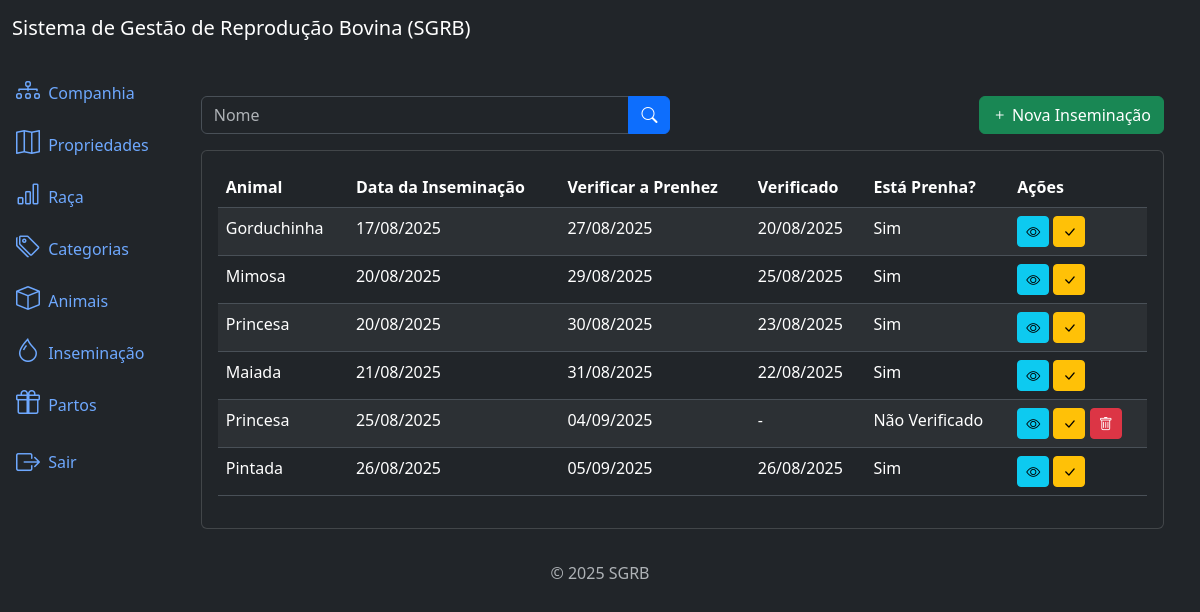
The app's page /inseminations/list/ (signed in), older data.
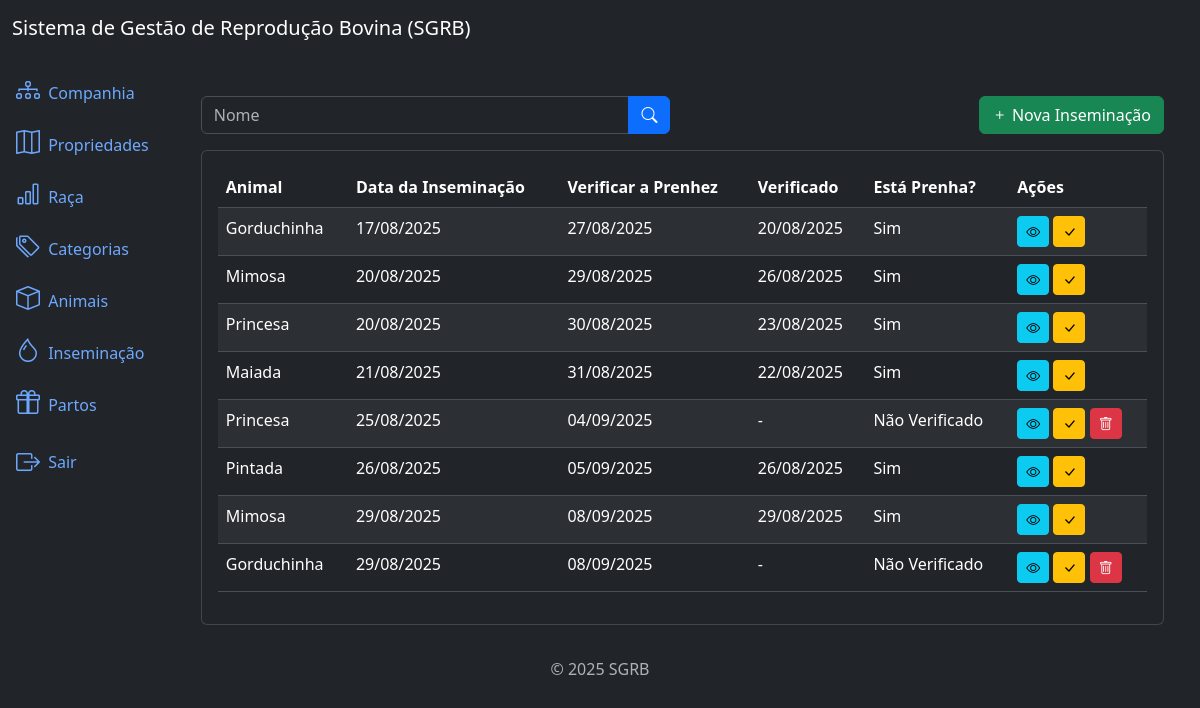
The same page, newer data.
### inseminations/models.py (models this page shows, shortened)
class Insemination(models.Model):
    animal = models.ForeignKey(Animal, on_delete=models.PROTECT, related_name='inseminations')  # noqa
    date_of_insemination = models.DateField()
    expected_pregnancy = models.DateField(null=True, blank=True)
    pregnancy_check = models.DateField(null=True, blank=True)
    is_pregnant = models.CharField(
        max_length=1,
        choices=PRENHEZ_CHOICES,
        null=True,
        blank=True
    )
    created_at = models.DateTimeField(auto_now_add=True)
    updated_at = models.DateTimeField(auto_now=True)
    class Meta:
        ordering = ['-created_at']

### animals/models.py (models this page shows, shortened)
class Animal(models.Model):
    name = models.CharField(max_length=100)
    birth = models.DateField(null=True, blank=True)
    farm = models.ForeignKey(Farm, on_delete=models.PROTECT, related_name='animais')  # noqa
    breed = models.ForeignKey(Breed, on_delete=models.PROTECT, related_name='animais')  # noqa
    category = models.ForeignKey(Category, on_delete=models.PROTECT, related_name='animais') # noqa
    created_at = models.DateTimeField(auto_now_add=True)
    updated_at = models.DateTimeField(auto_now=True)
    culling_date = models.DateField(null=True, blank=True,verbose_name='Data da Baixa')  # noqa
    culling_reason = models.CharField(
        max_length=2,
        choices=CULLING_REASON_CHOICES,
        null=True,
        blank=True,
    )
    class Meta:
        ordering = ['name']

### inseminations/views.py (the view)
# urls.py: path('inseminations/list/', views.InseminationListView.as_view(), name='insemination_list'),  # noqa
class InseminationListView(LoginRequiredMixin, PermissionRequiredMixin, ListView):  # noqa
    model = models.Insemination
    template_name = 'insemination_list.html'
    context_object_name = 'inseminations'
    paginate_by = 10
    permission_required = 'inseminations.view_insemination'  # nome da app ação (view) nome do model  # noqa
    def get_queryset(self):
        queryset = super().get_queryset()
        name = self.request.GET.get('name')
        if name:
            queryset = queryset.filter(name__icontains=name)
        queryset = queryset.order_by('expected_pregnancy')
        return queryset

### inseminations/templates/insemination_list.html (shortened to what this page needs)
{% extends 'base.html' %}
{% block content %}
  <div class="container mt-4">
    <div class="row mb-3">
      <div class="col-md-6">
        <form method="get" action="{% url 'insemination_list' %}">
          <div class="input-group">
            <input type="text" class="form-control" name="name" placeholder="Nome" value="{{ request.GET.name }}" />
            <button type="submit" class="btn btn-primary"><i class="bi bi-search"></i></button>
          </div>
        </form>
      </div>
      <div class="col-md-6">
        <a href="{% url 'insemination_create' %}" class="btn btn-success float-end"><i class="bi bi-plus"></i> Nova Inseminação</a>
      </div>
    </div>
    <div class="card">
      <div class="card-body">
        {% if inseminations %}
          <table class="table table-striped">
            <thead>
              <tr>
                <th>Animal</th>
                <th>Data da Inseminação</th>
                <th>Verificar a Prenhez</th>
                <th>Verificado</th>
                <th>Está Prenha?</th>
                <th>Ações</th>
              </tr>
            </thead>
            <tbody>
              {% for insemination in inseminations %}
                <tr>
                  <td>{{ insemination.animal.name }}</td>
                  <td>{{ insemination.date_of_insemination|date:'d/m/Y' }}</td>
                  <td>
                    {% if insemination.expected_pregnancy %}
                      {{ insemination.expected_pregnancy|date:'d/m/Y' }}
                    {% else %}
                      -
                    {% endif %}
                  </td>
                  <td>
                    {% if insemination.pregnancy_check %}
                      {{ insemination.pregnancy_check|date:'d/m/Y' }}
                    {% else %}
                      -
                    {% endif %}
                  </td>
                  <td>
                    {% if insemination.is_pregnant %}
                      {{ insemination.get_is_pregnant_display }}
                    {% else %}
                      Não Verificado
                    {% endif %}
                  </td>
                  <td>
                    <a href="{% url 'insemination_detail' insemination.id %}" class="btn btn-info btn-sm"><i class="bi bi-eye"></i></a>
                    <a href="{% url 'insemination_check' insemination.id %}" class="btn btn-warning btn-sm"><i class="bi bi-check-lg"></i></a>
                    {% if insemination.is_pregnant is None %}
                      <a href="{% url 'insemination_delete' insemination.id %}" class="btn btn-danger btn-sm">
                        <i class="bi bi-trash"></i>
                      </a>
                    {% endif %}
                  </td>
                </tr>
              {% endfor %}
            </tbody>
          </table>
        {% else %}
          <p>Nenhuma inseminação registrada.</p>
        {% endif %}
      </div>
    </div>
  </div>
{% endblock %}

### app/templates/base.html (shortened to what this page needs)
<!DOCTYPE html>
<html lang="pt-br" data-bs-theme="dark">
<head>
  <link href="https://cdn.jsdelivr.net/npm/bootstrap@5.3.3/dist/css/bootstrap.min.css" rel="stylesheet">
  <link rel="stylesheet" href="https://cdn.jsdelivr.net/npm/bootstrap-icons@1.11.3/font/bootstrap-icons.min.css">
</head>
<body>
  {% include 'components/_header.html' %}
  <div class="container-fluid">
    {% if user.is_authenticated %}
      {% include 'components/_sidebar.html' %}
    {% endif %}
    <div class="col py-3">
      <div class="container mt-4">
        <main>
          {% block content %}
          {% endblock %}
        </main>
      </div>
    </div>
  </div>
  </div>
  {% include 'components/_footer.html' %}
</body>
</html>

### app/templates/components/_header.html
<nav class="navbar navbar-expand-lg navbar-light bg-dark">
  <div class="container-fluid">
    <a class="navbar-brand text-white" href="#">Sistema de Gestão de Reprodução Bovina (SGRB)</a>
  </div>
</nav>

### app/templates/components/_sidebar.html (shortened to what this page needs)
<div class="row flex-nowrap">
  <div class="col-auto col-md-0 col-xl-0 px-0 bg-dark">
    <div class="d-flex flex-column align-items-center align-items-sm-start px-3 pt-2 text-white">
      <div class="collapse d-sm-block" id="menuCollapse">
        <ul class="nav flex-column align-items-start" id="menu">
          <li>
            <a href="{% url "company_list" %}" class="nav-link px-0 align-middle">
              <i class="bi bi-diagram-3 fs-4"></i>
              <span class="ms-1">Companhia</span>
            </a>
          </li>
          <li>
            <a href="{% url "farm_list" %}" class="nav-link px-0 align-middle">
              <i class="bi bi-map fs-4"></i>
              <span class="ms-1">Propriedades</span>
            </a>
          </li>
          <li>
            <a href="{% url "breed_list" %}" class="nav-link px-0 align-middle">
              <i class="bi bi-bar-chart fs-4"></i>
              <span class="ms-1">Raça</span>
            </a>
          </li>
          <li>
            <a href="{% url "category_list" %}" class="nav-link px-0 align-middle">
              <i class="bi bi-tags fs-4"></i>
              <span class="ms-1">Categorias</span>
            </a>
          </li>
          <li>
            <a href="{% url "animal_list" %}" class="nav-link px-0 align-middle">
              <i class="bi bi-box fs-4"></i>
              <span class="ms-1">Animais</span>
            </a>
          </li>
          <li>
            <a href="{% url "insemination_list" %}" class="nav-link px-0 align-middle">
              <i class="bi bi-droplet fs-4"></i>
              <span class="ms-1">Inseminação</span>
            </a>
          </li>
          <li>
            <a href="{% url "birth_list" %}" class="nav-link px-0 align-middle">
              <i class="bi bi-gift fs-4"></i>
              <span class="ms-1">Partos</span>
            </a>
          </li>
          <li class="nav-item">
            {% if user.is_authenticated %}
              <form action="{% url 'logout' %}" method="post" id="logout-form" class="nav-link px-0 align-middle">
                <button type="submit" class="btn btn-link text-decoration-none text-reset nav-link px-0 align-middle">
                  <i class="bi bi-box-arrow-right fs-4 align-middle"></i>
                  <span class="ms-1 align-middle">Sair</span>
                </button>
              </form>
            {% endif %}
          </li>
        </ul>
      </div>
    </div>
  </div>

### app/templates/components/_footer.html
<footer class="footer mt-auto py-3 text-center">
  <div class="container">
    <span class="text-muted">© 2025 SGRB</span>
  </div>
</footer>

Row changes from the older to the newer data that the page shows:
changed Insemination (number 2 of 8 on the later page): pregnancy_check "25/08/2025" → "26/08/2025"
added Insemination: animal.name "Mimosa", date_of_insemination "29/08/2025", expected_pregnancy "08/09/2025", pregnancy_check "29/08/2025", is_pregnant "Sim"
added Insemination: animal.name "Gorduchinha", date_of_insemination "29/08/2025", expected_pregnancy "08/09/2025", shows "Não Verificado"
